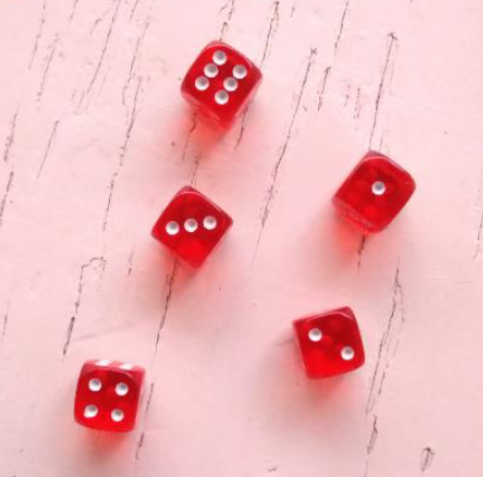
#> input picture PDI/imgs/dices.png, 483 x 477 px
$ python -i pdi_cv2.py   (imports and definitions only)   (older library calls are emulated)
#> lines starting #> are read from the running program, lines starting #| are printed output that depends on the picture
#> further down, picture is the input picture: shape (477, 483, 3); mean B, G, R 188.3, 184.7, 240.4
import cv2
import mahotas
import numpy as np

def bgr2gray(image):
    return cv2.cvtColor(image, cv2.COLOR_BGR2GRAY)

def bgr2hsv(image):
    return cv2.cvtColor(image, cv2.COLOR_BGR2GRAY)

def bgr2lab(image):
    return cv2.cvtColor(image, cv2.COLOR_BGR2LAB)

def equalize_hist(hist):
    return cv2.equalizeHist(hist)

# [4 lines left out: function equalize_image, not called in this run]

def mean_filter(image, kernel):
    return cv2.blur(image, (kernel, kernel))

def median_filter(image, kernel):
    return cv2.medianBlur(image, kernel)

def bilateral_filter(image, color, space):
    return cv2.bilateralFilter(image, color, space, space)

def bin(image, low):
    return cv2.threshold(image, low, 255, cv2.THRESH_BINARY)[1]

# [5 lines left out: function adaptative_bin, not called in this run]

def otsu_bin(image):
    T = mahotas.thresholding.otsu(image)
    return image > T

def sobel(image):
    img = cv2.cvtColor(image, cv2.COLOR_BGR2GRAY)
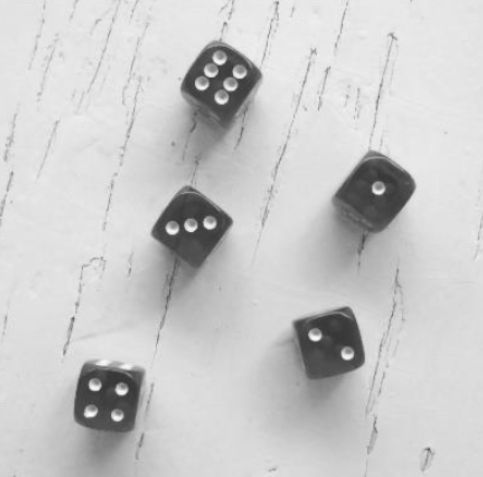
#> img: shape (477, 483); min 52, max 251, mean 201.7
    sobelX = cv2.Sobel(img, cv2.CV_64F, 1, 0)
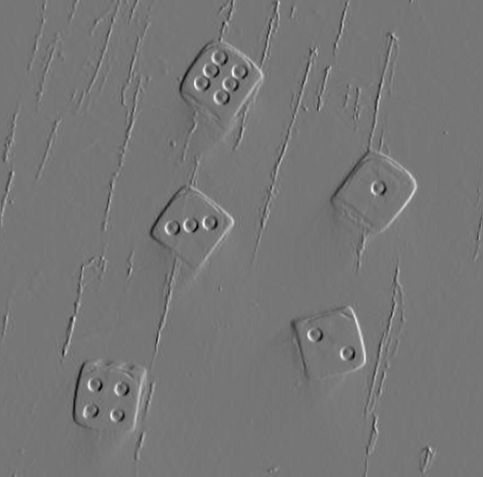
#> sobelX: shape (477, 483) float64; min -468, max 535, mean 0; drawn with min black and max white
    sobelY = cv2.Sobel(img, cv2.CV_64F, 0, 1)
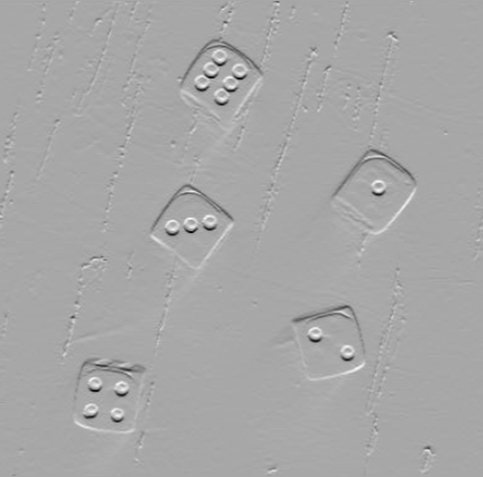
#> sobelY: shape (477, 483) float64; min -602, max 314, mean -0.4; drawn with min black and max white
    sobelX = np.uint8(np.absolute(sobelX))
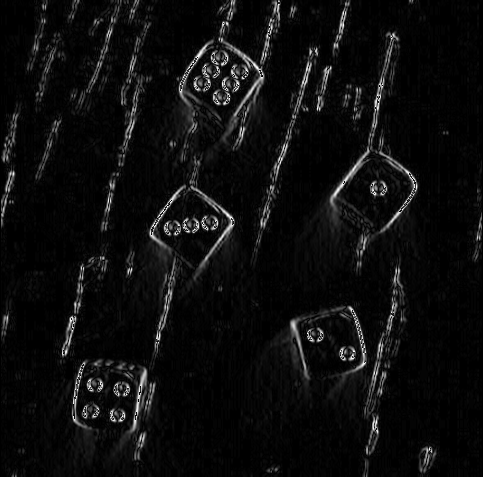
#> sobelX: shape (477, 483); min 0, max 255, mean 13.4
    sobelY = np.uint8(np.absolute(sobelY))
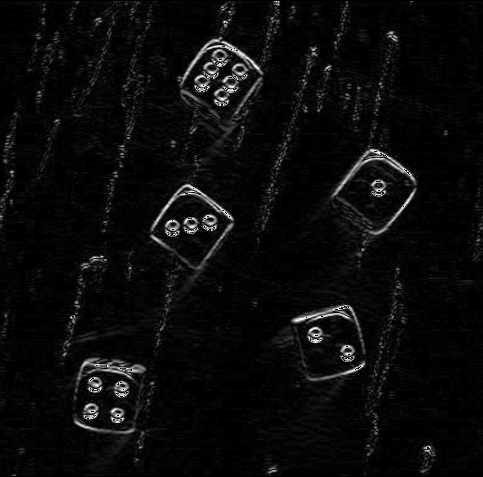
#> sobelY: shape (477, 483); min 0, max 255, mean 10.8
    return cv2.bitwise_or(sobelX, sobelY)
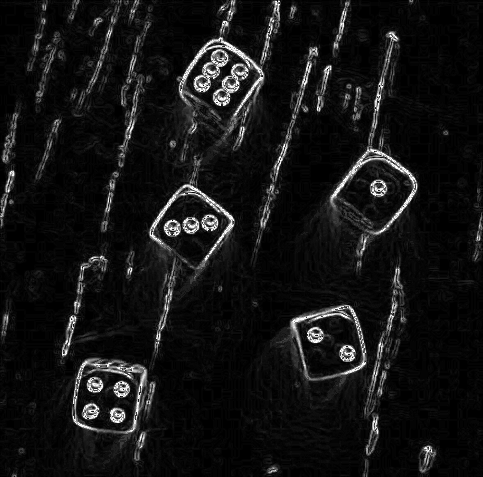
#> returned value: shape (477, 483); min 0, max 255, mean 19.9

# [4 lines left out: function laplacian, not called in this run]

def canny(image, low, high):
    img = cv2.cvtColor(img, cv2.COLOR_BGR2GRAY)
    return cv2.Canny(img, low, high)

# [17 lines left out: function countour_detection, not called in this run]

>>> import cv2
>>> picture = cv2.imread('../imgs/dices.png')
>>> result = sobel(picture)
